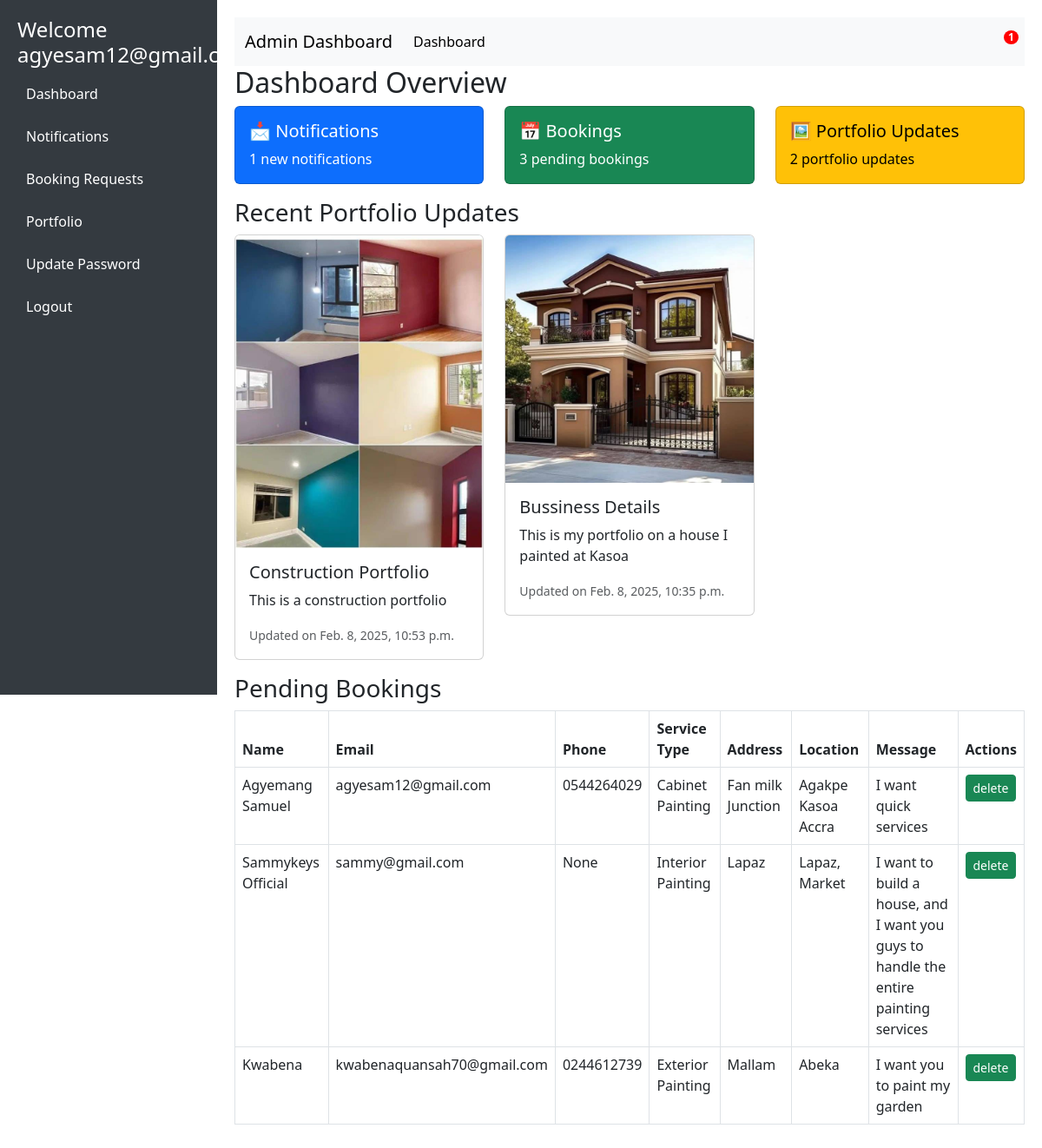
Screenshot of /admin_dashboard/ (signed in) with the database file from the repository.
### paint/models.py (models this page shows, shortened)
class User(AbstractUser):
    user_id = IntegerIDField(unique=True, editable=False, primary_key=True)
    full_name = models.CharField(max_length=60, null=True, blank=True)
    photo = ResizedImageField(size=[500, 500], default='media/user.jpg', upload_to='users/')
    phone_number = models.CharField(max_length=20, blank=False, null=True)
    address = models.CharField(max_length=255, blank=False, null=True)
    email = models.EmailField(blank=False, unique=True, null=True)
    is_user = models.BooleanField(default=False)
    is_worker = models.BooleanField(default=False)
    is_admin = models.BooleanField(default=False)
    is_verified = models.BooleanField(default=False)
    bio = CKEditor5Field(config_name='extends', max_length=200, blank=True, default="Hi there,...")
    otp = models.CharField(max_length=4, blank=True, null=True)
    USERNAME_FIELD = 'email'
    REQUIRED_FIELDS = ['username']

class Portfolio(models.Model):
    portfolio_id = IntegerIDField(unique=True, editable=False, primary_key=True)
    title = models.CharField(max_length=255)
    description = models.TextField()
    before_image = models.ImageField(upload_to='portfolio/before/')
    after_image = models.ImageField(upload_to='portfolio/after/')
    created_at = models.DateTimeField(auto_now_add=True)
    created_by = models.ForeignKey(User, on_delete=models.SET_NULL, null=True, blank=True, related_name='portfolios')

class ContactRequest(models.Model):
    contact_request_id = IntegerIDField(unique=True, editable=False, primary_key=True)
    name = models.CharField(max_length=255)
    email = models.EmailField()
    phone = models.CharField(max_length=15, blank=True, null=True)
    service_type = models.CharField(max_length=100, choices=BOOKING_SERVICE_TYPE, default='Cabinet Painting')
    address = models.CharField(max_length=200, null=True, blank=True)
    location = models.CharField(max_length=200, null=True, blank=True)
    message = models.TextField(null=True)
    created_at = models.DateTimeField(auto_now_add=True)

### paint/views.py (the view)
# urls.py: path('admin_dashboard/', views.admin_dashboard, name='admin_dashboard'),
@login_required
def admin_dashboard(request):
    if request.user.is_admin:
        messages.info(request, f"Welcome admin")
        total_notifications = Notification.objects.filter(user=request.user, is_read=False).count()
        pending_bookings = ContactRequest.objects.filter(service_type__in=[service[0] for service in BOOKING_SERVICE_TYPE])
        portfolio_updates = Portfolio.objects.all().order_by('-created_at')[:10]  # Fetch the latest 10 portfolio updates
        context = {
            'total_notifications': total_notifications,
            'pending_bookings': pending_bookings,
            'portfolio_updates': portfolio_updates,
        }
    else:
        messages.info(request, f"You are not allowed to access this page ..")
        return redirect('signin')
    return render(request, 'admin_dashboard.html',context)

### paint/templates/admin_dashboard.html (shortened to what this page needs)
<!DOCTYPE html>
<html lang="en">
<head>
    <link href="https://cdn.jsdelivr.net/npm/bootstrap@5.3.0/dist/css/bootstrap.min.css" rel="stylesheet">
</head>
<body>
    <div class="sidebar">
        <h4>Welcome {{request.user.email}}</h4>
        <a href="#dashboard">Dashboard</a>
        <a href="{% url 'DisplayNotifications' %}">Notifications</a>
        <a href="{% url 'booking_requests' %}">Booking Requests</a>
        <a href="{% url 'portfolio_lists' %}">Portfolio</a>
        <a href="{% url 'update_password' %}">Update Password</a>
        <a href="{% url 'signout' %}">Logout</a>
    </div>
    <div class="content">
        <nav class="navbar navbar-expand-lg navbar-light bg-light">
            <div class="container-fluid">
                <a class="navbar-brand" href="#">Admin Dashboard</a>
                <div class="collapse navbar-collapse" id="navbarSupportedContent">
                    <ul class="navbar-nav me-auto mb-2 mb-lg-0">
                        <li class="nav-item">
                            <a class="nav-link active" aria-current="page" href="#">Dashboard</a>
                        </li>
                    </ul>
                    <ul class="navbar-nav ms-auto mb-2 mb-lg-0">
                        <li class="nav-item">
                            <a class="nav-link position-relative notification-icon" href="{% url 'DisplayNotifications' %}">
                                <span class="badge">{{ total_notifications }}</span>
                            </a>
                        </li>
                    </ul>
                </div>
            </div>
        </nav>
        <h2 id="dashboard">Dashboard Overview</h2>
        <div class="row">
            <div class="col-md-4">
                <div class="card text-bg-primary mb-3">
                    <div class="card-body">
                        <h5 class="card-title">📩 Notifications</h5>
                        <p class="card-text">{{ total_notifications }} new notifications</p>
                    </div>
                </div>
            </div>
            <div class="col-md-4">
                <div class="card text-bg-success mb-3">
                    <div class="card-body">
                        <h5 class="card-title">📅 Bookings</h5>
                        <p class="card-text">{{ pending_bookings.count }} pending bookings</p>
                    </div>
                </div>
            </div>
            <div class="col-md-4">
                <div class="card text-bg-warning mb-3">
                    <div class="card-body">
                        <h5 class="card-title">🖼 Portfolio Updates</h5>
                        <p class="card-text">{{ portfolio_updates.count }} portfolio updates</p>
                    </div>
                </div>
            </div>
        </div>
        <h3 id="portfolio">Recent Portfolio Updates</h3>
        <div class="row">
            {% for update in portfolio_updates %}
            <div class="col-md-4 mb-3">
                <div class="card">
                    <img src="{{ update.after_image.url }}" class="card-img-top" alt="{{ update.title }}">
                    <div class="card-body">
                        <h5 class="card-title">{{ update.title }}</h5>
                        <p class="card-text">{{ update.description }}</p>
                        <p class="card-text"><small class="text-muted">Updated on {{ update.created_at }}</small></p>
                    </div>
                </div>
            </div>
            {% endfor %}
        </div>
        <h3 id="bookings">Pending Bookings</h3>
        <table class="table table-bordered">
            <thead>
                <tr>
                    <th>Name</th>
                    <th>Email</th>
                    <th>Phone</th>
                    <th>Service Type</th>
                    <th>Address</th>
                    <th>Location</th>
                    <th>Message</th>
                    <th>Actions</th>
                </tr>
            </thead>
            <tbody>
                {% for booking in pending_bookings %}
                <tr>
                    <td>{{ booking.name }}</td>
                    <td>{{ booking.email }}</td>
                    <td>{{ booking.phone }}</td>
                    <td>{{ booking.service_type }}</td>
                    <td>{{ booking.address }}</td>
                    <td>{{ booking.location }}</td>
                    <td>{{ booking.message }}</td>
                    <td>
                        <a href="#" class="btn btn-success btn-sm">delete</a>
                    </td>
                </tr>
                {% endfor %}
            </tbody>
        </table>
    </div>
</body>
</html>

### paint/templates/admin_dashboard.html (style rules this page uses)
body { display: flex; }
.sidebar { width: 250px; height: 100vh; background: #343a40; color: white; padding: 20px; position: fixed; }
.sidebar a { color: white; text-decoration: none; display: block; padding: 10px; margin: 5px 0; }
.content { margin-left: 250px; padding: 20px; width: 100%; }
.notification-icon { position: relative; }
.notification-icon .badge { position: absolute; top: -5px; right: -5px; background-color: #ff0000; color: #ffffff; padding: 2px 5px; border-radius: 50%; }

### rows the page displays
User: user.email "agyesam12@gmail.com"
Portfolio: after_image (picture), title "Construction Portfolio", description "This is a construction portfolio", created_at "Feb. 8, 2025, 10:53 p.m."
Portfolio: after_image (picture), title "Bussiness Details", description "This is my portfolio on a house I painted at Kasoa", created_at "Feb. 8, 2025, 10:35 p.m."
ContactRequest: name "Agyemang Samuel", email "agyesam12@gmail.com", phone "0544264029", service_type "Cabinet Painting", address "Fan milk Junction", location "Agakpe Kasoa Accra", message "I want quick services"
ContactRequest: name "Sammykeys Official", email "sammy@gmail.com", phone "None", service_type "Interior Painting", address "Lapaz", location "Lapaz, Market", message "I want to build a house, and I want you guys to handle the entire painting services"
ContactRequest: name "Kwabena", email "kwabenaquansah70@gmail.com", phone "0244612739", service_type "Exterior Painting", address "Mallam", location "Abeka", message "I want you to paint my garden"

### other values shown
{{ total_notifications }} "1"
{{ pending_bookings.count }} "3"
{{ portfolio_updates.count }} "2"
